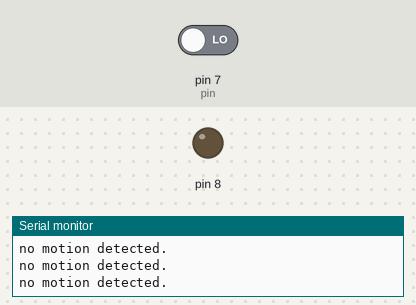
Bench run of a sketch on a simulated Arduino Uno, built with avr-gcc and run on an emulated ATmega328P. Shown: output pins drawn as LEDs (lit = HIGH), the last lines printed to the serial monitor. The inputs (shaded band) are chosen by the test bench; at power-on: pin 7 (pin) LOW.

Above: at 1.8 s.
1.9 s: pin 7 (pin) driven HIGH
At 2.8 s:
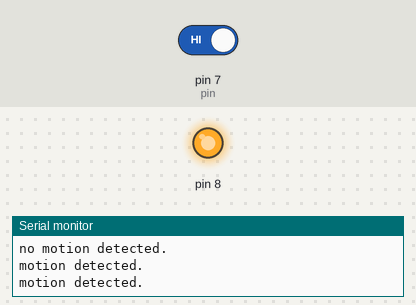
3.5 s: pin 7 (pin) driven LOW
At 4.0 s:
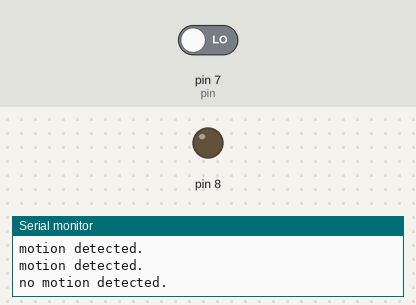
Timing chart, 0 to 6.5 s (numbered marks = the images above; inputs shaded):
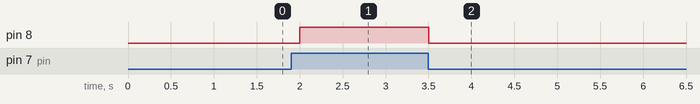

The sketch:

arduinoPIR.ino
```cpp
int pin=7;

void setup(){
  pinMode(pin,INPUT);
  pinMode(8,OUTPUT);
  Serial.begin(9600);
}

void loop(){
  int state= digitalRead(pin);
  if(state==HIGH){
    digitalWrite(8,HIGH);
    Serial.println("motion detected.");
  }
  else{
    digitalWrite(8,LOW);
    Serial.println("no motion detected.");
  }
  delay(500);
}
```

Measured:
- after the input at 1.9 s, pin 8: LOW → HIGH after 0.10 s
- after the input at 3.5 s, pin 8: HIGH → LOW at once
